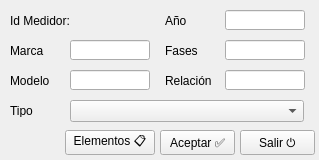
<?xml version="1.0" encoding="UTF-8"?>
<ui version="4.0">
 <class>Form</class>
 <widget class="QWidget" name="Form">
  <property name="windowModality">
   <enum>Qt::ApplicationModal</enum>
  </property>
  <property name="geometry">
   <rect>
    <x>0</x>
    <y>0</y>
    <width>319</width>
    <height>160</height>
   </rect>
  </property>
  <property name="windowTitle">
   <string>Medidor</string>
  </property>
  <property name="inputMethodHints">
   <set>Qt::ImhNone</set>
  </property>
  <widget class="QPushButton" name="cmdAceptar">
   <property name="geometry">
    <rect>
     <x>160</x>
     <y>130</y>
     <width>75</width>
     <height>25</height>
    </rect>
   </property>
   <property name="text">
    <string>Aceptar ✅</string>
   </property>
   <property name="shortcut">
    <string>Return</string>
   </property>
  </widget>
  <widget class="QPushButton" name="cmdSalir">
   <property name="geometry">
    <rect>
     <x>240</x>
     <y>130</y>
     <width>75</width>
     <height>25</height>
    </rect>
   </property>
   <property name="text">
    <string>Salir ⏻</string>
   </property>
   <property name="shortcut">
    <string>Esc</string>
   </property>
  </widget>
  <widget class="QLabel" name="label_11">
   <property name="geometry">
    <rect>
     <x>10</x>
     <y>44</y>
     <width>70</width>
     <height>13</height>
    </rect>
   </property>
   <property name="text">
    <string>Marca</string>
   </property>
  </widget>
  <widget class="QLineEdit" name="txtMarca">
   <property name="geometry">
    <rect>
     <x>70</x>
     <y>40</y>
     <width>80</width>
     <height>20</height>
    </rect>
   </property>
   <property name="text">
    <string/>
   </property>
  </widget>
  <widget class="QLabel" name="label_12">
   <property name="geometry">
    <rect>
     <x>10</x>
     <y>74</y>
     <width>70</width>
     <height>13</height>
    </rect>
   </property>
   <property name="text">
    <string>Modelo</string>
   </property>
  </widget>
  <widget class="QLineEdit" name="txtModelo">
   <property name="geometry">
    <rect>
     <x>70</x>
     <y>70</y>
     <width>80</width>
     <height>20</height>
    </rect>
   </property>
   <property name="text">
    <string/>
   </property>
  </widget>
  <widget class="QLabel" name="label_13">
   <property name="geometry">
    <rect>
     <x>165</x>
     <y>14</y>
     <width>70</width>
     <height>13</height>
    </rect>
   </property>
   <property name="text">
    <string>Año</string>
   </property>
  </widget>
  <widget class="QLineEdit" name="txtAnio">
   <property name="geometry">
    <rect>
     <x>225</x>
     <y>10</y>
     <width>80</width>
     <height>20</height>
    </rect>
   </property>
   <property name="inputMethodHints">
    <set>Qt::ImhFormattedNumbersOnly</set>
   </property>
   <property name="text">
    <string/>
   </property>
  </widget>
  <widget class="QLabel" name="label_14">
   <property name="geometry">
    <rect>
     <x>165</x>
     <y>44</y>
     <width>70</width>
     <height>13</height>
    </rect>
   </property>
   <property name="text">
    <string>Fases</string>
   </property>
  </widget>
  <widget class="QLineEdit" name="txtFases">
   <property name="geometry">
    <rect>
     <x>225</x>
     <y>40</y>
     <width>80</width>
     <height>20</height>
    </rect>
   </property>
   <property name="inputMethodHints">
    <set>Qt::ImhFormattedNumbersOnly</set>
   </property>
   <property name="text">
    <string/>
   </property>
  </widget>
  <widget class="QLabel" name="lblMedidor">
   <property name="geometry">
    <rect>
     <x>10</x>
     <y>14</y>
     <width>140</width>
     <height>13</height>
    </rect>
   </property>
   <property name="text">
    <string>Id Medidor:</string>
   </property>
  </widget>
  <widget class="QPushButton" name="cmdElementos">
   <property name="geometry">
    <rect>
     <x>65</x>
     <y>130</y>
     <width>90</width>
     <height>25</height>
    </rect>
   </property>
   <property name="text">
    <string>Elementos 📋</string>
   </property>
  </widget>
  <widget class="QLabel" name="label_15">
   <property name="geometry">
    <rect>
     <x>165</x>
     <y>74</y>
     <width>70</width>
     <height>13</height>
    </rect>
   </property>
   <property name="text">
    <string>Relación</string>
   </property>
  </widget>
  <widget class="QLineEdit" name="txtRelacion">
   <property name="geometry">
    <rect>
     <x>225</x>
     <y>70</y>
     <width>80</width>
     <height>20</height>
    </rect>
   </property>
   <property name="text">
    <string/>
   </property>
  </widget>
  <widget class="QLabel" name="label_16">
   <property name="geometry">
    <rect>
     <x>10</x>
     <y>104</y>
     <width>60</width>
     <height>13</height>
    </rect>
   </property>
   <property name="text">
    <string>Tipo</string>
   </property>
  </widget>
  <widget class="QComboBox" name="cmbTipo">
   <property name="geometry">
    <rect>
     <x>70</x>
     <y>100</y>
     <width>234</width>
     <height>22</height>
    </rect>
   </property>
  </widget>
 </widget>
 <resources/>
 <connections/>
</ui>
